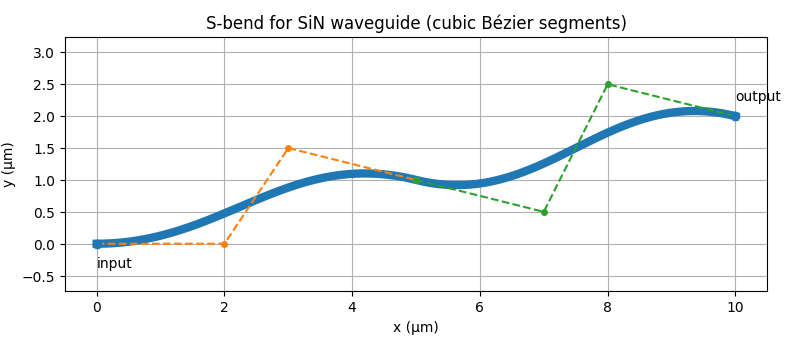

The script that drew this image:
# S-bend (SiN waveguide) — cubic Bézier 2-segment example
import numpy as np
import matplotlib.pyplot as plt

print("matplotlib works 🎉")

# Segment 1 control points (P0..P3)
P0 = np.array([0.0, 0.0])
P1 = np.array([2.0, 0.0])
P2 = np.array([3.0, 1.5])
P3 = np.array([5.0, 1.0])  # mid point

# Segment 2 control points (Q0..Q3)
Q0 = P3
Q1 = np.array([7.0, 0.5])
Q2 = np.array([8.0, 2.5])
Q3 = np.array([10.0, 2.0])

def cubic_bezier(A, B, C, D, n=300):
    t = np.linspace(0, 1, n)
    return (
        ((1 - t)**3)[:, None] * A +
        (3 * ((1 - t)**2 * t))[:, None] * B +
        (3 * ((1 - t) * t**2))[:, None] * C +
        (t**3)[:, None] * D
    )

c1 = cubic_bezier(P0, P1, P2, P3, n=200)
c2 = cubic_bezier(Q0, Q1, Q2, Q3, n=200)
curve = np.vstack([c1, c2[1:]])  # join without duplicating the midpoint

# Plot: thick centerline as waveguide, plus control polygons/points
plt.figure(figsize=(8, 3.5))
plt.plot(curve[:, 0], curve[:, 1], linewidth=6)  # thick centerline = waveguide
plt.plot([P0[0], P1[0], P2[0], P3[0]], [P0[1], P1[1], P2[1], P3[1]], linestyle='--', marker='o', markersize=4)
plt.plot([Q0[0], Q1[0], Q2[0], Q3[0]], [Q0[1], Q1[1], Q2[1], Q3[1]], linestyle='--', marker='o', markersize=4)

plt.scatter([P0[0], Q3[0]], [P0[1], Q3[1]], zorder=5)
plt.text(P0[0], P0[1]-0.2, "input", va='top')
plt.text(Q3[0], Q3[1]+0.2, "output", va='bottom')

plt.title("S-bend for SiN waveguide (cubic Bézier segments)")
plt.xlabel("x (µm)")
plt.ylabel("y (µm)")
plt.axis('equal')
plt.grid(True)
plt.tight_layout()
plt.show()
